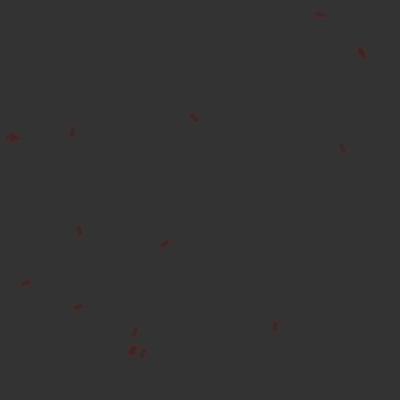
Frame 1 (no input)
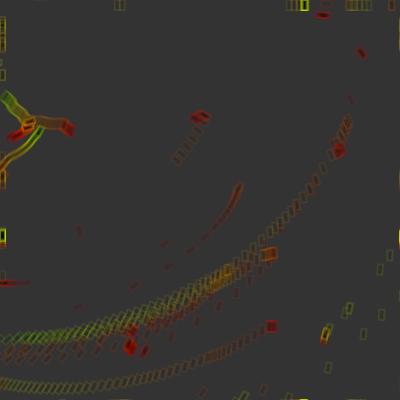
Frame 60 (no input)
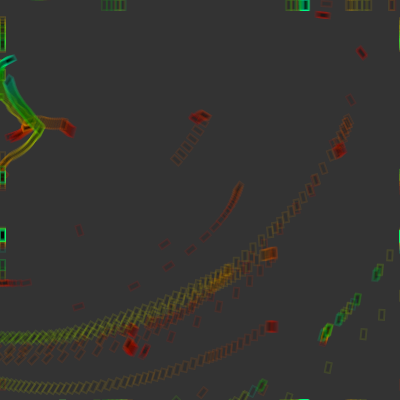
Frame 120 (the mouse pressed at the canvas centre since frame 60)

The p5.js sketch that drew these frames (run headless with seeded random() and noise() and a simulated clock; from frame 60 on, the mouse is pressed at the canvas centre):

// p5.js sketch
// ── sketch.js
// Daniel Shiffman
// http://codingtra.in
// http://patreon.com/codingtrain
// Code for: https://youtu.be/BjoM9oKOAKY

var inc = 0.1;
var scl = 10;
var cols, rows;

var zoff = 0;

var fr;

var particles = [];

var flowfield;

function setup() {
  createCanvas(400, 400);
  colorMode(HSB, 255);
  cols = floor(width / scl);
  rows = floor(height / scl);
  fr = createP("");

  flowfield = new Array(cols * rows);

  for (var i = 0; i < 100; i++) {
    particles[i] = new Particle();
  }
  background(51);
}

function draw() {
  var yoff = 0;

  for (var y = 0; y < rows; y++) {
    var xoff = 0;
    for (var x = 0; x < cols; x++) {
      var index = x + y * cols;
      var angle = noise(xoff, yoff, zoff) * TWO_PI * 2;
      var v = p5.Vector.fromAngle(angle);
      v.setMag(1);
      flowfield[index] = v;
      xoff += inc;
      stroke(0, 50);
      // push();
      // translate(x * scl, y * scl);
      // rotate(v.heading());
      // strokeWeight(1);
      // line(0, 0, scl, 0);
      // pop();
    }
    yoff += inc;
    zoff += 0.000003;
  }

  for (var i = 0; i < particles.length; i++) {
    particles[i].follow(flowfield);
    particles[i].update();
    particles[i].edges();
    particles[i].show();
  }
  if (frameCount % 120 === 0) {
    //background(51, 51, 51, 100);
  }

  fr.html(floor(frameRate()));
}

// Daniel Shiffman
// http://codingtra.in
// http://patreon.com/codingtrain
// Code for: https://youtu.be/BjoM9oKOAKY

function Particle() {
  this.pos = createVector(random(width), random(height));
  this.vel = createVector(0, 0);
  this.acc = createVector(0, 0);
  this.maxspeed = 1;
  this.h = 0;

  this.prevPos = this.pos.copy();

  this.update = function() {
    this.vel.add(this.acc);
    this.vel.limit(this.maxspeed);
    this.pos.add(this.vel);
    this.acc.mult(0);
  };

  this.follow = function(vectors) {
    var x = floor(this.pos.x / scl);
    var y = floor(this.pos.y / scl);
    var index = x + y * cols;
    var force = vectors[index];
    this.applyForce(force);
  };

  this.applyForce = function(force) {
    this.acc.add(force);
  };

  this.show = function() {
    stroke(this.h, 255, 255, 25);
    this.h = this.h + 1;
    if (this.h > 255) {
      this.h = 0;
    }
    strokeWeight(1);
    //line(this.pos.x, this.pos.y, this.prevPos.x, this.prevPos.y);
    // draw a bar perpendicular to the current position
    const angle = this.calculateAngleFromPrev();

    const mid = this.pos;
    const radius = 10;
    strokeWeight(2);
    fill(color(0, 0, 0, 25));
    {
      const rads = radians(angle);
      // let top = {
      //   x: this.pos.x + cos(rads) * radius,
      //   y: this.pos.y + sin(rads) * radius
      // };
      // line(this.pos.x, this.pos.y, top.x, top.y);
      push();
      rotate(rads);
      rect(this.pos.x, this.pos.y, 5, radius);
      pop();
    }
    {
      // const rads = radians(angle);
      // let top = {
      //   x: this.pos.x - cos(rads) * radius,
      //   y: this.pos.y - sin(rads) * radius
      // };
      // line(this.pos.x, this.pos.y, top.x, top.y);
    }
  };

  this.updatePrev = function() {
    this.prevPos.x = this.pos.x;
    this.prevPos.y = this.pos.y;
  };

  this.calculateAngleFromPrev = function() {
    return this.calculateAngleOfLine(
      this.pos.x,
      this.pos.y,
      this.prevPos.x,
      this.prevPos.y
    );
  };
  this.calculateAngleOfLine = function(cx, cy, ex, ey) {
    var dy = ey - cy;
    var dx = ex - cx;
    var theta = Math.atan2(dy, dx); // range (-PI, PI]
    theta *= 180 / Math.PI; // rads to degs, range (-180, 180]
    //if (theta < 0) theta = 360 + theta; // range [0, 360)
    return theta;
  };
  this.edges = function() {
    if (this.pos.x > width) {
      this.pos.x = 0;
      this.updatePrev();
    }
    if (this.pos.x < 0) {
      this.pos.x = width;
      this.updatePrev();
    }
    if (this.pos.y > height) {
      this.pos.y = 0;
      this.updatePrev();
    }
    if (this.pos.y < 0) {
      this.pos.y = height;
      this.updatePrev();
    }
  };
}
